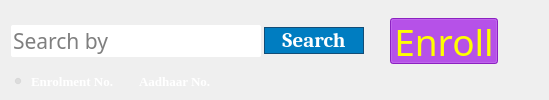
         <widget class="QFrame" name="searchFrame">
          <property name="minimumSize">
           <size>
            <width>0</width>
            <height>40</height>
           </size>
          </property>
          <property name="styleSheet">
           <string notr="true">#searchFrame{
background-color:transparent;
}</string>
          </property>
          <property name="frameShape">
           <enum>QFrame::NoFrame</enum>
          </property>
          <property name="frameShadow">
           <enum>QFrame::Raised</enum>
          </property>
          <layout class="QGridLayout" name="gridLayout_13">
           <property name="bottomMargin">
            <number>0</number>
           </property>
           <property name="verticalSpacing">
            <number>0</number>
           </property>
           <item row="0" column="1">
            <widget class="QPushButton" name="enrolPushButton">
             <property name="sizePolicy">
              <sizepolicy hsizetype="Preferred" vsizetype="Fixed">
               <horstretch>0</horstretch>
               <verstretch>0</verstretch>
              </sizepolicy>
             </property>
             <property name="maximumSize">
              <size>
               <width>16777215</width>
               <height>46</height>
              </size>
             </property>
             <property name="font">
              <font>
               <family>Shouldve Known Shaded</family>
               <pointsize>28</pointsize>
               <weight>50</weight>
               <italic>false</italic>
               <bold>false</bold>
              </font>
             </property>
             <property name="styleSheet">
              <string notr="true">background-color:rgba(170, 0, 255,200);
color:yellow;</string>
             </property>
             <property name="text">
              <string>Enroll</string>
             </property>
             <property name="checkable">
              <bool>true</bool>
             </property>
             <property name="checked">
              <bool>true</bool>
             </property>
             <property name="flat">
              <bool>false</bool>
             </property>
            </widget>
           </item>
           <item row="4" column="0">
            <layout class="QHBoxLayout" name="horizontalLayout_9">
             <property name="sizeConstraint">
              <enum>QLayout::SetFixedSize</enum>
             </property>
             <item alignment="Qt::AlignLeft">
              <widget class="QRadioButton" name="enrolmentnumRadioButton">
               <property name="sizePolicy">
                <sizepolicy hsizetype="Fixed" vsizetype="Fixed">
                 <horstretch>0</horstretch>
                 <verstretch>0</verstretch>
                </sizepolicy>
               </property>
               <property name="font">
                <font>
                 <family>Georgia</family>
                 <pointsize>10</pointsize>
                 <weight>75</weight>
                 <bold>true</bold>
                </font>
               </property>
               <property name="styleSheet">
                <string notr="true">#enrolmentnumRadioButton
{
background-color:transparent;
color:white;
font-weight:bold;
}

#enrolmentnumRadioButton:hover
{
background-color:transparent;
color:yellow;
font-weight:bold;
}
</string>
               </property>
               <property name="text">
                <string>Enrolment No.</string>
               </property>
               <property name="checked">
                <bool>true</bool>
               </property>
              </widget>
             </item>
             <item alignment="Qt::AlignLeft">
              <widget class="QRadioButton" name="aadhaarnumRadioButton">
               <property name="sizePolicy">
                <sizepolicy hsizetype="Fixed" vsizetype="Fixed">
                 <horstretch>0</horstretch>
                 <verstretch>0</verstretch>
                </sizepolicy>
               </property>
               <property name="font">
                <font>
                 <family>georgia</family>
                 <pointsize>10</pointsize>
                 <weight>75</weight>
                 <bold>true</bold>
                </font>
               </property>
               <property name="styleSheet">
                <string notr="true">#aadhaarnumRadioButton
{
background-color:transparent;
color:white;
font-family:georgia;
font-weight:bold;
}

#aadhaarnumRadioButton:hover
{
background-color:transparent;
color:yellow;
font-family:georgia;
font-weight:bold;
}
</string>
               </property>
               <property name="text">
                <string>Aadhaar No.</string>
               </property>
              </widget>
             </item>
             <item>
              <spacer name="horizontalSpacer_13">
               <property name="orientation">
                <enum>Qt::Horizontal</enum>
               </property>
               <property name="sizeType">
                <enum>QSizePolicy::Expanding</enum>
               </property>
               <property name="sizeHint" stdset="0">
                <size>
                 <width>20</width>
                 <height>20</height>
                </size>
               </property>
              </spacer>
             </item>
            </layout>
           </item>
           <item row="0" column="0">
            <layout class="QHBoxLayout" name="horizontalLayout_6">
             <property name="spacing">
              <number>3</number>
             </property>
             <item>
              <widget class="QLineEdit" name="searchbyfieldLineEdit">
               <property name="sizePolicy">
                <sizepolicy hsizetype="MinimumExpanding" vsizetype="Fixed">
                 <horstretch>0</horstretch>
                 <verstretch>0</verstretch>
                </sizepolicy>
               </property>
               <property name="minimumSize">
                <size>
                 <width>250</width>
                 <height>0</height>
                </size>
               </property>
               <property name="font">
                <font>
                 <family>InaiMathi</family>
                 <pointsize>16</pointsize>
                 <weight>50</weight>
                 <bold>false</bold>
                </font>
               </property>
               <property name="styleSheet">
                <string notr="true">border-radius:2px;
</string>
               </property>
               <property name="text">
                <string/>
               </property>
               <property name="placeholderText">
                <string>Search by</string>
               </property>
              </widget>
             </item>
             <item alignment="Qt::AlignLeft">
              <widget class="QPushButton" name="searchPushButton">
               <property name="sizePolicy">
                <sizepolicy hsizetype="Fixed" vsizetype="Fixed">
                 <horstretch>0</horstretch>
                 <verstretch>0</verstretch>
                </sizepolicy>
               </property>
               <property name="minimumSize">
                <size>
                 <width>100</width>
                 <height>8</height>
                </size>
               </property>
               <property name="font">
                <font>
                 <family>Caladea</family>
                 <pointsize>16</pointsize>
                 <weight>75</weight>
                 <bold>true</bold>
                </font>
               </property>
               <property name="toolTip">
                <string>&lt;html&gt;&lt;head/&gt;&lt;body&gt;&lt;p&gt;Click to search&lt;/p&gt;&lt;/body&gt;&lt;/html&gt;</string>
               </property>
               <property name="autoFillBackground">
                <bool>false</bool>
               </property>
               <property name="styleSheet">
                <string notr="true">#searchPushButton
{
	-moz-box-shadow:inset 0px 1px 0px 0px #54a3f7;
	-webkit-box-shadow:inset 0px 1px 0px 0px #54a3f7;
	box-shadow:inset 0px 1px 0px 0px #54a3f7;
	background:-webkit-gradient(linear, left top, left bottom, color-stop(0.05, #007dc1), color-stop(1, #0061a7));
	background:-moz-linear-gradient(top, #007dc1 5%, #0061a7 100%);
	background:-webkit-linear-gradient(top, #007dc1 5%, #0061a7 100%);
	background:-o-linear-gradient(top, #007dc1 5%, #0061a7 100%);
	background:-ms-linear-gradient(top, #007dc1 5%, #0061a7 100%);
	background:linear-gradient(to bottom, #007dc1 5%, #0061a7 100%);
	background-color:#007dc1;
	-moz-border-radius:13px;
	-webkit-border-radius:13px;;
	border:1px solid #124d77;
	display:inline-block;
	cursor:pointer;
	color:#ffffff;
	text-shadow:0px 1px 0px #154682;
}

#searchPushButton:hover
{
	background:-webkit-gradient(linear, left top, left bottom, color-stop(0.05, #0061a7), color-stop(1, #007dc1));
	background:-moz-linear-gradient(top, #0061a7 5%, #007dc1 100%);
	background:-webkit-linear-gradient(top, #0061a7 5%, #007dc1 100%);
	background:-o-linear-gradient(top, #0061a7 5%, #007dc1 100%);
	background:-ms-linear-gradient(top, #0061a7 5%, #007dc1 100%);
	background:linear-gradient(to bottom, #0061a7 5%, #007dc1 100%);
	background-color:#0061a7;
}


#searchPushButton:pressed
{
	background:-webkit-gradient(linear, left top, left bottom, color-stop(0.05, #0061a7), color-stop(1, #007dc1));
	background:-moz-linear-gradient(top, #0061a7 5%, #007dc1 100%);
	background:-webkit-linear-gradient(top, #0061a7 5%, #007dc1 100%);
	background:-o-linear-gradient(top, #0061a7 5%, #007dc1 100%);
	background:-ms-linear-gradient(top, #0061a7 5%, #007dc1 100%);
	background:linear-gradient(to bottom, #0061a7 5%, #007dc1 100%);
	background-color:rgba(3, 50, 120,150);
}
</string>
               </property>
               <property name="text">
                <string>Search</string>
               </property>
               <property name="checkable">
                <bool>false</bool>
               </property>
               <property name="autoDefault">
                <bool>false</bool>
               </property>
               <property name="default">
                <bool>false</bool>
               </property>
              </widget>
             </item>
             <item>
              <spacer name="horizontalSpacer_12">
               <property name="orientation">
                <enum>Qt::Horizontal</enum>
               </property>
               <property name="sizeHint" stdset="0">
                <size>
                 <width>20</width>
                 <height>20</height>
                </size>
               </property>
              </spacer>
             </item>
            </layout>
           </item>
           <item row="0" column="2">
            <spacer name="horizontalSpacer_10">
             <property name="orientation">
              <enum>Qt::Horizontal</enum>
             </property>
             <property name="sizeHint" stdset="0">
              <size>
               <width>40</width>
               <height>20</height>
              </size>
             </property>
            </spacer>
           </item>
          </layout>
         </widget>
